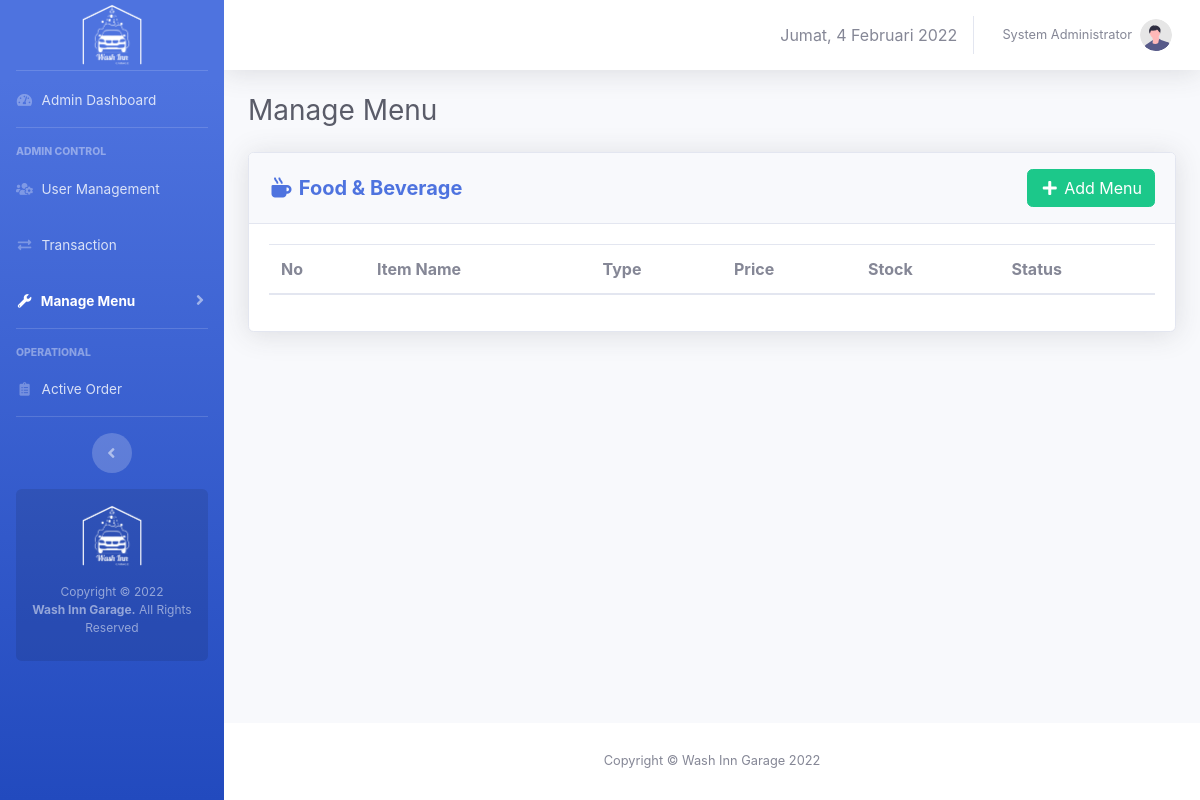
The app's page /admin/fnb-menu.php (signed in), older data.
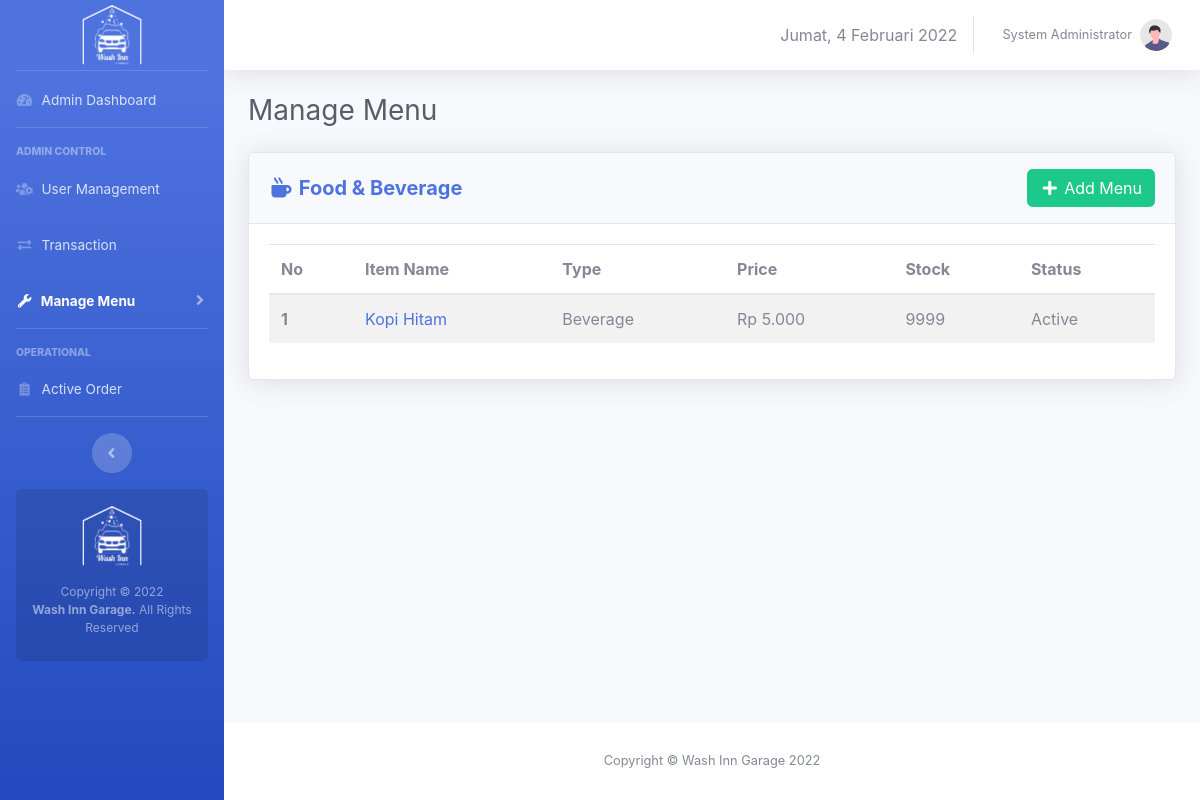
The same page, newer data.
### tables this page shows
CREATE TABLE `users` (
  `id` int(11) NOT NULL,
  `fullname` varchar(50) NOT NULL,
  `email` varchar(50) NOT NULL,
  `phone` varchar(15) NOT NULL DEFAULT 'n/a',
  `username` varchar(50) NOT NULL,
  `role` enum('admin','operator') NOT NULL,
  `password` varchar(255) NOT NULL
);

CREATE TABLE `menus` (
  `id` int(10) NOT NULL,
  `type` enum('service','merchandise','food','beverage','promotion') NOT NULL,
  `category` enum('Car','Motorcycle') DEFAULT NULL,
  `name` varchar(50) NOT NULL,
  `price` int(20) NOT NULL,
  `image` varchar(100) DEFAULT 'no-thumbnail.jpg',
  `description` varchar(1000) DEFAULT NULL,
  `stock` int(10) DEFAULT NULL,
  `poin` int(11) NOT NULL,
  `status` enum('active','inactive','out of stock') NOT NULL
);

### core/init.php (called while the page is built, shortened)
<?php
if (!empty($_SERVER['HTTPS']) && ('on' == $_SERVER['HTTPS'])) {
  $home = 'https://';
} else {
  $home = 'http://';
}
$home   .= $_SERVER['HTTP_HOST'] . '/washinngarage';
$assets  = $home . '/assets';

### admin/admin-only.php (called while the page is built)
<?php
	require_once '../core/init.php';
	if (isset($_SESSION['wig_user'])) {
		$username = $_SESSION['wig_user'];
		if (checkRole($username) != 'admin') {
			header("Location: ".$home."/operator/");
		}
	}else{
		header("Location: ".$home."/login.php");
	}
	$current_user = $_SESSION['wig_user']
?>

### core/user.php (called while the page is built, shortened)
<?php
function checkRole($username)
{
	global $link;
	$username = mysqli_real_escape_string($link, $username);
	$query = "SELECT role FROM users WHERE username = '$username'";
	$result = mysqli_query($link, $query);
	$data 	= mysqli_fetch_assoc($result);
	return $data['role'];
}
function getUserByUsername($username){
	global $link;
	$username = mysqli_real_escape_string($link, $username);
	$query = "SELECT * FROM users WHERE username = '$username'";
	$result = mysqli_query($link, $query);
	$data = mysqli_fetch_assoc($result);
	return $data;
}
 ?>

### admin/fnb-menu.php (the view, shortened to what this page needs)
<?php
require_once 'admin-only.php';
$activePageLvl = 3;
$i = 1;
$query_getFnB = "SELECT * FROM menus WHERE type = 'food' OR type = 'beverage'";
$execute_getFnB = mysqli_query($link, $query_getFnB);
?>
<!DOCTYPE html>
<html>
<head>
  <link rel="stylesheet" type="text/css" href="<?= $assets ?>/css/sb-admin-2.min.css">
  <link href="<?= $assets ?>/vendor/fontawesome-free/css/all.min.css" rel="stylesheet" type="text/css">
  <link href="<?= $assets ?>/vendor/datatables/dataTables.bootstrap4.min.css" rel="stylesheet">
</head>
<body class="page-top">
  <div id="wrapper">
    <?php require_once 'view-template/sidebar.php'; ?>
    <div id="content-wrapper" class="d-flex flex-column">
      <div id="content">
        <?php require_once 'view-template/topbar.php'; ?>
        <div class="container-fluid">
          <div class="d-sm-flex align-items-center justify-content-between mb-4">
            <h1 class="h3 mb-0 text-gray-800">Manage Menu </h1>
          </div>
          <div class="row">
            <div class="col-xl-12 col-lg-12" id="panelUtama">
              <div class="card shadow mb-4">
                <div class="card-header py-3 d-flex flex-row align-items-center justify-content-between">
                  <h5 class="m-0 font-weight-bold text-primary"><i class="fas fa-mug-hot fa-fw"></i> Food & Beverage</h5>
                  <a data-toggle="modal" data-target="#addMenuModal" class="btn btn-success"><i class="fas fa-plus fa-fw"></i> Add Menu</a>
                </div>
                <div class="card-body">
                  <table class="table table-striped" id="services">
                    <thead>
                      <tr>
                        <th scope="col">No</th>
                        <th scope="col">Item Name</th>
                        <th scope="col">Type</th>
                        <th scope="col">Price</th>
                        <th scope="col">Stock</th>
                        <th scope="col">Status</th>
                      </tr>
                    </thead>
                    <tbody>
                      <?php while ($fnb = mysqli_fetch_assoc($execute_getFnB)) {
                        $status = ($fnb['status'] == 'active') ? 'Active' : 'Inactive';
                        if ($fnb['type'] == 'food') {
                          $type = 'Food/Snack';
                        } elseif ($fnb['type'] == 'beverage') {
                          $type = 'Beverage';
                        }
                        $price = 'Rp ' . number_format($fnb['price'], 0, ',', '.')
                      ?>
                        <tr onclick="openDetail('<?= $fnb['image'] . '\',\'' . $fnb['name'] . '\',\'' . $type . '\',\'' . $fnb['stock'] . '\',\'' . $price . '\',\'' . $status . '\',\'' . $fnb['description'] . '\',\'' . $fnb['id'] . '\',\'' . $fnb['price'] . '\',\'' . $fnb['poin'] ?>')">
                          <th scope="row"><?= $i ?></th>
                          <td><a href="#" class="text-decoration-none"><?= $fnb['name'] ?></a></td>
                          <td><?= $type ?></td>
                          <td><?= $price ?></td>
                          <td><?= $fnb['stock'] ?></td>
                          <td><?= $status ?></td>
                        </tr>
                      <?php $i++;
                      } ?>
                    </tbody>
                  </table>
                </div>
              </div>
            </div>
          </div>
        </div>
      </div>
      <?php require_once "view-template/footer.php" ?>
    </div>
  </div>
</body>
</html>

### admin/view-template/sidebar.php (shortened to what this page needs)
<?php
if ($activePageLvl == 0) {
    $lvl0 = 'active';
} elseif ($activePageLvl == 1) {
    $lvl1 = 'active';
} elseif ($activePageLvl == 2) {
    $lvl2 = 'active';
} elseif ($activePageLvl == 3) {
    $lvl3 = 'active';
} elseif ($activePageLvl == 4) {
    $lvl4 = 'active';
}
?>
<ul class="navbar-nav bg-gradient-primary sidebar sidebar-dark accordion" id="accordionSidebar">
    <a class="sidebar-brand d-flex align-items-center justify-content-center" href="index.html">
        <div class="sidebar-brand-icon">
            <img src="<?= $assets ?>/img/logo-white.png" width=60px>
        </div>
    </a>
    <hr class="sidebar-divider my-0">
    <li class="nav-item <?= $lvl0 ?>">
        <a class="nav-link" href="<?= $home ?>/admin">
            <i class="fas fa-fw fa-tachometer-alt"></i>
            <span>Admin Dashboard</span>
        </a>
    </li>
    <hr class="sidebar-divider">
    <div class="sidebar-heading">
        Admin Control
    </div>
    <li class="nav-item <?= $lvl1 ?>">
        <a class="nav-link" href="manage-user.php">
            <i class="fas fa-fw fa-users-cog"></i>
            <span>User Management</span>
        </a>
    </li>
    <li class="nav-item <?= $lvl2 ?>">
        <a class="nav-link" href="manage-user.php">
            <i class="fas fa-fw fa-exchange-alt"></i>
            <span>Transaction</span>
        </a>
    </li>
    <li class="nav-item <?= $lvl3 ?>">
        <a class="nav-link collapsed" href="#" data-toggle="collapse" data-target="#collapseMenu" aria-expanded="true" aria-controls="collapseMenu">
            <i class="fas fa-fw fa-wrench"></i>
            <span>Manage Menu</span>
        </a>
    </li>
    <hr class="sidebar-divider">
    <div class="sidebar-heading">
        Operational
    </div>
    <li class="nav-item <?= $lvl4 ?>">
        <a class="nav-link" href="charts.html">
            <i class="fas fa-fw fa-clipboard-list"></i>
            <span>Active Order</span></a>
    </li>
    <hr class="sidebar-divider d-none d-md-block">
    <div class="text-center d-none d-md-inline">
        <button class="rounded-circle border-0" id="sidebarToggle"></button>
    </div>
    <div class="sidebar-card d-none d-lg-flex">
        <img class="mb-3" src="<?= $assets ?>/img/logo-white.png" width=60px>
        <p class="text-center mb-2">Copyright &copy; 2022 <br><strong>Wash Inn Garage.</strong> All Rights Reserved</p>
    </div>
</ul>

### admin/view-template/topbar.php (shortened to what this page needs)
<?php
    $userdetail = getUserByUsername($current_user);
?>
<nav class="navbar navbar-expand navbar-light bg-white topbar mb-4 static-top shadow">
    <ul class="navbar-nav ml-auto">
        <li class="nav-item d-none d-lg-inline my-auto">
            <span id="tgl"></span>
        </li>
        <li class="nav-item dropdown no-arrow">
            <a class="nav-link dropdown-toggle" href="#" id="userDropdown" role="button"
                data-toggle="dropdown" aria-haspopup="true" aria-expanded="false">
                <span class="mr-2 d-none d-lg-inline text-gray-600 small"><?= $userdetail['fullname'] ?></span>
                <img class="img-profile rounded-circle"
                    src="<?=$assets?>/img/undraw_profile.svg">
            </a>
        </li>
    </ul>
</nav>

### admin/view-template/footer.php
<footer class="sticky-footer bg-white">
    <div class="container my-auto">
        <div class="copyright text-center my-auto">
            <span>Copyright &copy; Wash Inn Garage 2022</span>
        </div>
    </div>
</footer>

Row changes from the older to the newer data that the page shows:
added menus: name "Kopi Hitam", type "Beverage", price "Rp 5.000", stock "9999", status "Active"
